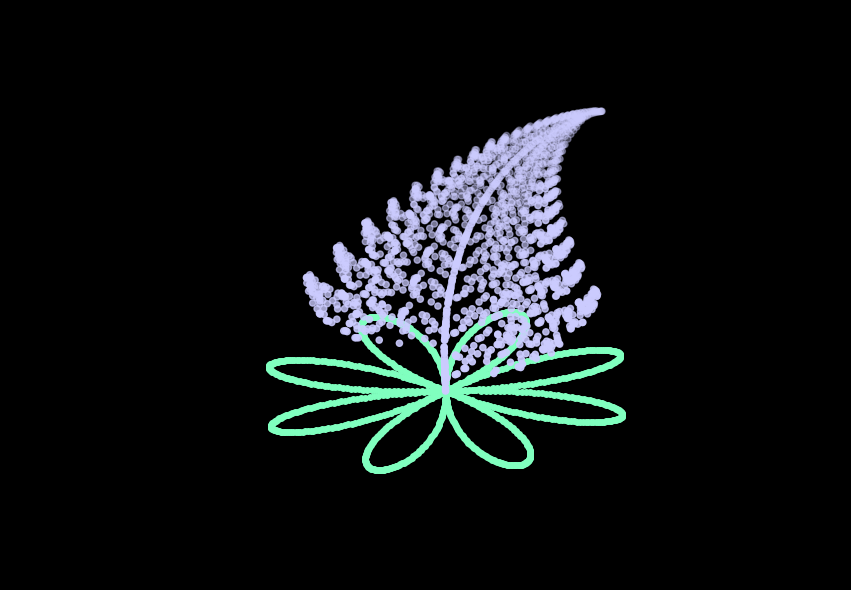

Recreate this plot in Python.
import numpy as np
import matplotlib.pyplot as plt
import random
from mpl_toolkits import mplot3d

fig = plt.figure(facecolor = 'black')
ax = plt.axes(projection = '3d')
plt.axis('off')
ax.set_facecolor('#000000')

# Barnsley FERN from wiki:
x = [0]
y = [0]

for i in range(0, 2000):
    z = random.randint(1, 100)
    if z == 1:
        x.append(0)
        y.append(0.16 * y[i])
    if z >= 2 and z <= 86:
        x.append(0.85 * x[i] + 0.04 * y[i])
        y.append(-0.04 * x[i] + 0.85 * y[i] + 1.6)
    if z >= 87 and z <= 93:
        x.append(0.2 * x[i] - 0.26 * y[i])
        y.append(0.23 * x[i] + 0.22 * y[i] + 1.6)
    if z >= 94 and z <= 100:
        x.append(-0.15 * x[i] + 0.28 * y[i])
        y.append(0.26 * x[i] + 0.24 * y[i] + 0.44)

# FLOWER ADD from wiki:
theta = np.linspace(0, 2 * np.pi, 1000)
r = 3 * np.sin(4 * theta)                                                       # it was 3 and 6 before
x1 = r * np.cos(theta)
y1 = r * np.sin(theta)


# GREEN FERN VISUALISATION in PLOT:
ax.scatter(x, y, color = '#ccccff', zorder = 1)                                 # #80ffbf

# IRIS FLOWER VISUALISATION:
ax.plot(x1, y1, color = '#80ffbf', marker = 'o', markersize = 4, zorder = 1)    # #CCCCFF  #8080ff markersize =thiknes

ax.view_init(elev = 30, azim = 5)
plt.show()
